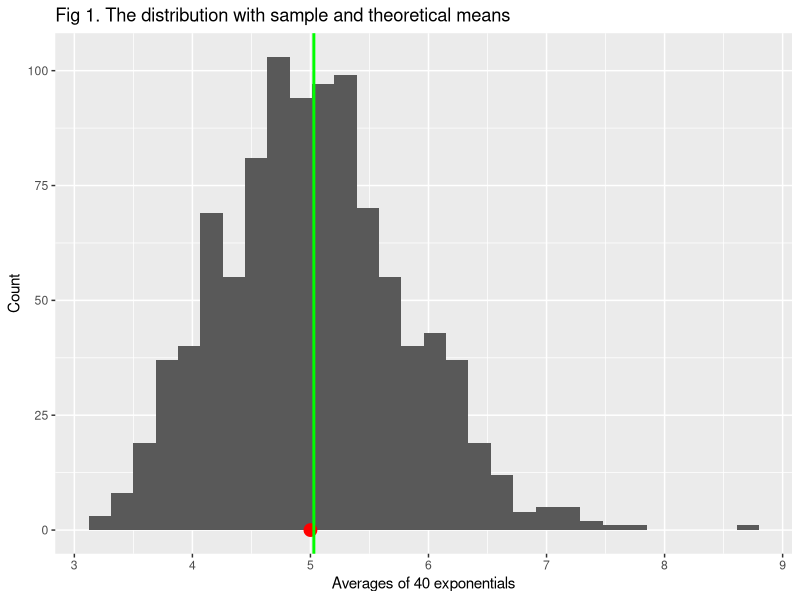

Source code (R): (Note: this script raises an error after producing the figure.)
## ---- chunk 1
# System configuration
set.seed(952)
lambda = 0.2
simulations = 1000

# Calculate means of samples
means = NULL
for (i in 1 : simulations) {
    means = c(means, mean(rexp(40, lambda)))
}
## ---- chunk 2
# Calculate theoretical mean
dist_mean = 1/lambda

# Calculate sample mean
sample_mean = mean(means)
## ---- chunk 3
# Plot the distribution with sample and theoretical means
library(ggplot2)
base <- qplot(means, geom="histogram")
base <- base + labs(title = "Fig 1. The distribution with sample and theoretical means")
base <- base + labs(y = "Count", x = "Averages of 40 exponentials")
base <- base + geom_point(aes(x = dist_mean, y = 0), colour="red", size = 4)
base <- base + geom_vline(xintercept = sample_mean, size = 1, colour="green")
print(base)
## ---- chunk 4
# Calculate theoretical variance
dist_sd = 1/lambda
th_var = (dist_sd^2)/40

# Calculate sample variance
sample_var = var(means)

# Plot the distribution with sample and theoretical variances
base <- qplot(means, geom="density")
base <- base + labs(title = "Fig 2. The distribution with sample and theoretical variances")
base <- base + labs(y = "Density", x = "Averages of 40 exponentials")
base <- base + stat_function(fun=dnorm, size=1, color="red", arg=list(mean=sample_mean, sd=sd(means)))
print(base)
## ---- chunk 5
# Generate samples
samples = rexp(40000, lambda)

# Plot the distribution of 40,000 exponentials
base <- qplot(samples, geom="density")
base <- base + labs(title = "Fig 3. The distribution of 40,000 exponentials")
base <- base + labs(y = "Density", x = "Sample")
print(base)
